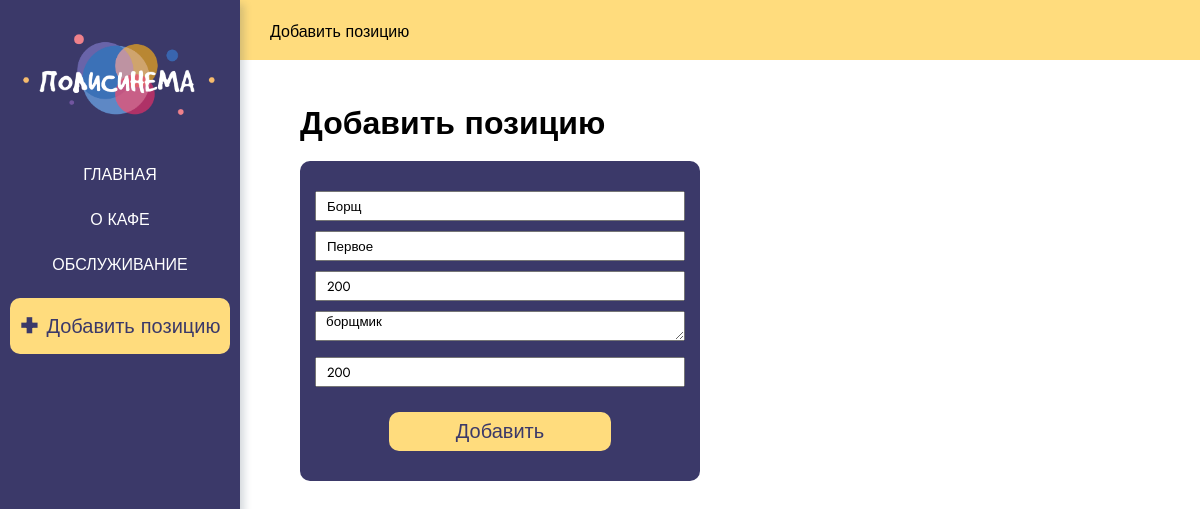
/5/update, run on the app's committed database.
### main/models.py (models this page shows, shortened)
class Position(models.Model):
    name = models.CharField('Название', max_length=30)
    type = models.CharField('Тип', max_length=30)
    gramm = models.CharField('Граммовка порции', max_length=10)
    sostav = models.TextField('Описание')
    price = models.IntegerField('Цена')
    class Meta:
        verbose_name="Позиция"
        verbose_name_plural="Позиции меню"

### main/views.py (the view)
# urls.py: path('<int:pk>/update', views.Update.as_view(), name='update')
class Update(UpdateView):
    model = Position
    template_name = 'main/add.html'
    form_class = PosForm
    success_url = '/'

### main/forms.py
class PosForm(ModelForm):
    class Meta:
        model = Position
        fields = ["name", "type", "gramm", "sostav", "price"]
        widgets = {
            "name": TextInput(attrs={'placeholder': 'Название','class': 'form-input'}),
            "type": TextInput(attrs={'placeholder': 'Тип','class': 'form-input'}),
            "gramm": TextInput(attrs={'placeholder': 'Граммы','class': 'form-input'}),
            "sostav":Textarea(attrs={'placeholder': 'Описание','class': 'form-input'}),
            "price": TextInput(attrs={'placeholder': 'Цена в руб.','class': 'form-input'}),
        }

### main/templates/main/add.html (shortened to what this page needs)
{% extends 'main/base.html' %}
{% block tab-name %}Добавить позицию{% endblock %}
{% block content%}
    <h1>Добавить позицию</h1>
    <form method="post" class="add-form">
        {{form.name}} <br>
        {{form.type}}<br>
        {{form.gramm}}<br>
        {{form.sostav}}<br>
        {{form.price}}<br>
        <button type="submit">Добавить</button>
    </form>
{% endblock %}

### main/static/css/styles.css (style rules this page uses)
* { margin: 0; padding: 0; box-sizing: border-box; font-family: 'Jost', sans-serif; }
.add-form { width: 400px; background-color: #3b3969; padding: 30px 15px; border-radius: 10px; text-align: center; }
.form-input { width: 100%; height: 30px; margin-bottom: 10px; padding-left: 10px; }
button { background-color:rgb(255, 220, 125); font-size: 20px; color: #3b3969; border-radius: 10px; padding: 5px; border: none; cursor: pointer; margin-top: 15px; width: 60%; }
h1 { margin-bottom: 15px; }

### data on the page
Position: name "Борщ", type "Первое", gramm "200", sostav "борщмик", price "200"
